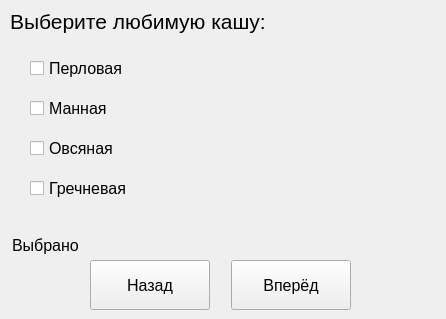
<?xml version="1.0" encoding="UTF-8"?>
<ui version="4.0">
 <class>MainWindow</class>
 <widget class="QMainWindow" name="MainWindow">
  <property name="geometry">
   <rect>
    <x>0</x>
    <y>0</y>
    <width>446</width>
    <height>319</height>
   </rect>
  </property>
  <property name="minimumSize">
   <size>
    <width>446</width>
    <height>319</height>
   </size>
  </property>
  <property name="maximumSize">
   <size>
    <width>446</width>
    <height>319</height>
   </size>
  </property>
  <property name="windowTitle">
   <string>MainWindow</string>
  </property>
  <widget class="QWidget" name="centralwidget">
   <widget class="QPushButton" name="btn_back">
    <property name="geometry">
     <rect>
      <x>90</x>
      <y>260</y>
      <width>120</width>
      <height>50</height>
     </rect>
    </property>
    <property name="font">
     <font>
      <family>Segoe UI</family>
      <pointsize>12</pointsize>
     </font>
    </property>
    <property name="text">
     <string>Назад</string>
    </property>
   </widget>
   <widget class="QLabel" name="label_img">
    <property name="geometry">
     <rect>
      <x>200</x>
      <y>50</y>
      <width>200</width>
      <height>200</height>
     </rect>
    </property>
    <property name="text">
     <string/>
    </property>
   </widget>
   <widget class="QPushButton" name="btn_next">
    <property name="geometry">
     <rect>
      <x>231</x>
      <y>260</y>
      <width>120</width>
      <height>50</height>
     </rect>
    </property>
    <property name="font">
     <font>
      <family>Segoe UI</family>
      <pointsize>12</pointsize>
     </font>
    </property>
    <property name="text">
     <string>Вперёд</string>
    </property>
   </widget>
   <widget class="QLabel" name="label_task">
    <property name="geometry">
     <rect>
      <x>10</x>
      <y>6</y>
      <width>331</width>
      <height>31</height>
     </rect>
    </property>
    <property name="font">
     <font>
      <family>Segoe UI</family>
      <pointsize>16</pointsize>
     </font>
    </property>
    <property name="text">
     <string>Выберите любимую кашу:</string>
    </property>
   </widget>
   <widget class="QLabel" name="label_selected">
    <property name="geometry">
     <rect>
      <x>12</x>
      <y>236</y>
      <width>321</width>
      <height>20</height>
     </rect>
    </property>
    <property name="font">
     <font>
      <family>Segoe UI</family>
      <pointsize>12</pointsize>
     </font>
    </property>
    <property name="text">
     <string>&lt;html&gt;&lt;head/&gt;&lt;body&gt;&lt;p&gt;Выбрано&lt;/p&gt;&lt;/body&gt;&lt;/html&gt;</string>
    </property>
   </widget>
   <widget class="QCheckBox" name="checkBox_1">
    <property name="geometry">
     <rect>
      <x>30</x>
      <y>60</y>
      <width>131</width>
      <height>17</height>
     </rect>
    </property>
    <property name="font">
     <font>
      <pointsize>12</pointsize>
     </font>
    </property>
    <property name="text">
     <string>Перловая</string>
    </property>
    <property name="checked">
     <bool>false</bool>
    </property>
   </widget>
   <widget class="QCheckBox" name="checkBox_2">
    <property name="geometry">
     <rect>
      <x>30</x>
      <y>100</y>
      <width>131</width>
      <height>17</height>
     </rect>
    </property>
    <property name="font">
     <font>
      <pointsize>12</pointsize>
     </font>
    </property>
    <property name="text">
     <string>Манная</string>
    </property>
   </widget>
   <widget class="QCheckBox" name="checkBox_3">
    <property name="geometry">
     <rect>
      <x>30</x>
      <y>140</y>
      <width>131</width>
      <height>17</height>
     </rect>
    </property>
    <property name="font">
     <font>
      <pointsize>12</pointsize>
     </font>
    </property>
    <property name="text">
     <string>Овсяная</string>
    </property>
   </widget>
   <widget class="QCheckBox" name="checkBox_4">
    <property name="geometry">
     <rect>
      <x>30</x>
      <y>180</y>
      <width>131</width>
      <height>17</height>
     </rect>
    </property>
    <property name="font">
     <font>
      <pointsize>12</pointsize>
     </font>
    </property>
    <property name="text">
     <string>Гречневая</string>
    </property>
   </widget>
  </widget>
 </widget>
 <resources/>
 <connections/>
</ui>
